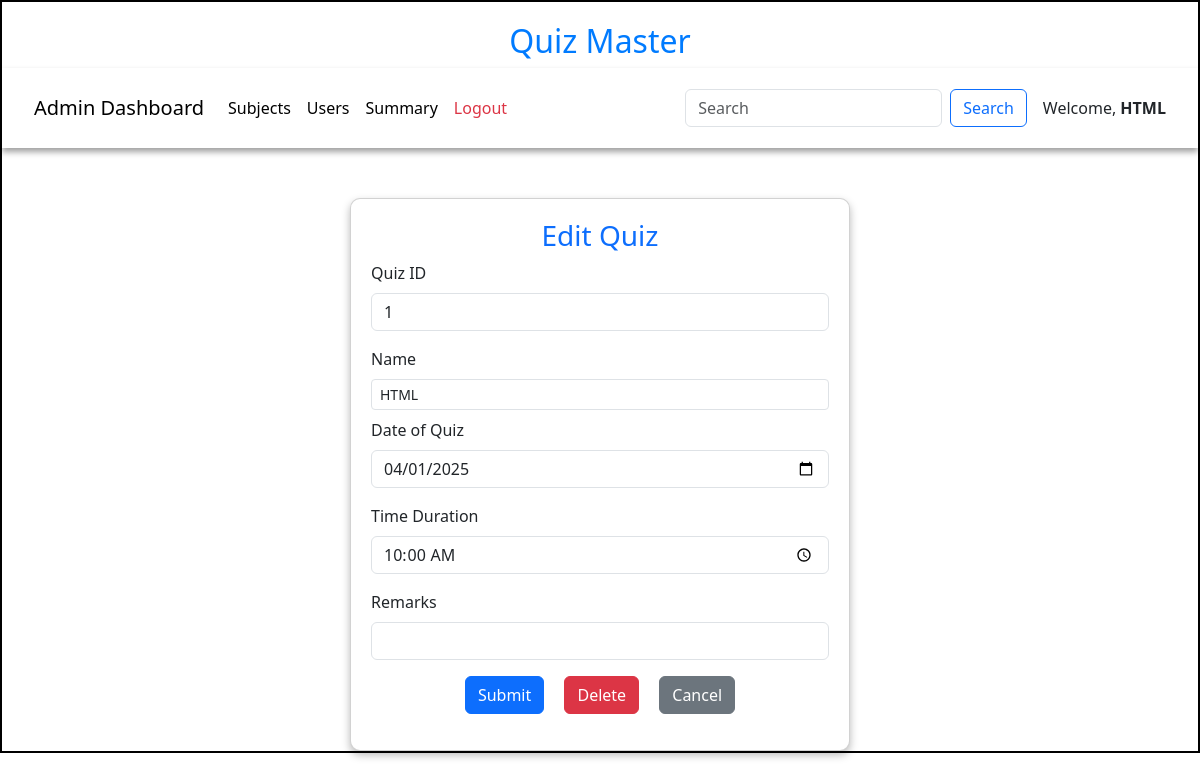
/edit_quiz/1/HTML, run on the app's committed database.
### models/models.py (models this page shows)
class Quiz(db.Model):
    id=db.Column(db.Integer,primary_key=True)
    name = db.Column(db.String,unique=True,nullable=False)
    Chapter_id = db.Column(db.Integer,db.ForeignKey("chapter.id"),nullable=False)
    date_of_quiz = db.Column(db.Date(),nullable=False)
    time_duration = db.Column(db.Time(),nullable =False)
    remarks=db.Column(db.String)
    scores= db.relationship("Score",cascade="all,delete",backref="quiz",lazy=True)
    questions = db.relationship("Question",cascade="all,delete",backref="quiz",lazy=True)

### controllers/controller.py (the view, shortened to what this page needs)
@app.route("/edit_quiz/<id>/<name>",methods=["GET","POST"])
def edit_quiz(id,name):
    today = datetime.today().date()
    quiz = get_quiz(id)
    return render_template("edit_quiz.html",quiz=quiz,name=name)

### controllers/controller.py (called while the page is built)
def  get_quiz(id):
    quiz = Quiz.query.filter_by(id=id).first()
    return quiz

### templates/edit_quiz.html (shortened to what this page needs)
<!DOCTYPE html>
<html lang="en">
<head>
    <link href="https://cdn.jsdelivr.net/npm/bootstrap@5.3.3/dist/css/bootstrap.min.css" rel="stylesheet">
    <link rel="stylesheet" href="/static/css/style.css">
</head>
<body>
    <div id="container">
        <h1 id="heading">Quiz Master</h1>
        <nav class="navbar navbar-expand-lg navbar-light bg-white">
            <div class="container-fluid">
                <a class="navbar-brand" >Admin Dashboard</a>
                <div class="collapse navbar-collapse" id="navbarNav">
                    <ul class="navbar-nav me-auto">
                        <li class="nav-item">
                            <a class="nav-link active" href="/admin/{{ name }}">Subjects</a>
                        </li>
                        <li class="nav-item">
                            <a class="nav-link active" href="/admin_users/{{name}}">Users</a>
                        </li>
                        <li class="nav-item">
                            <a class="nav-link active" href="/admin_summary/{{name}}">Summary</a>
                        </li>
                        <li class="nav-item">
                            <a class="nav-link text-danger" href="/login">Logout</a>
                        </li>
                    </ul>
                    <form class="d-flex" method="POST" action="#">
                        <input class="form-control me-2" type="search" placeholder="Search" name="search_txt" id="search_txt">
                        <button class="btn btn-outline-primary" type="submit">Search</button>
                    </form>
                </div>
                <span class="ms-3">Welcome, <strong>{{name}}</strong></span>
            </div>
        </nav>
        <div id="edit_quiz-panel" style="margin: auto;margin-top: 50px; width: 500px;">
            <div class="card">
                <h3 class="text-center text-primary">Edit Quiz</h3>
                <form action="/edit_quiz/{{quiz.id}}/{{name}}" method="POST">
                    <div class="mb-3">
                        <label for="quiz_id" class="form-label">Quiz ID</label>
                        <input type="number" class="form-control" id="quiz_id" name="quiz_id" value="{{quiz.id}}" readonly>
                    </div>
                    <div class="mb-2">
                        <label for="quiz_name" class="form-label">Name</label>
                        <input type="text" class="form-control form-control-sm" id="quiz_name" name="quiz_name" value="{{quiz.name}}">
                    </div>
                    <div class="mb-3">
                        <label for="date_of_quiz" class="form-label">Date of Quiz</label>
                        <input type="date" class="form-control" id="date_of_quiz" name="date_of_quiz" value="{{quiz.date_of_quiz}}" >
                    </div>
                    <div class="mb-3">
                        <label for="time_duration" class="form-label">Time Duration</label>
                        <input type="time" class="form-control" id="time_duration" name="time_duration" value="{{quiz.time_duration}}" >
                    </div>
                    <div class="mb-3">
                        <label for="remarks" class="form-label">Remarks</label>
                        <input type="text" class="form-control" id="remarks" name="remarks" value="{{quiz.remarks}}">
                    </div>
                    <div class="mb-3 text-center">
                        <button type="submit" class="btn btn-primary mx-2">Submit</button>
                        <a href="/delete_quiz/{{quiz.id}}/{{name}}" class="btn btn-danger mx-2">Delete</a>
                        <a href="/quiz_dashboard/{{name}}" class="btn btn-secondary mx-2">Cancel</a>
                    </div>
                </form>
            </div>
        </div>
    </div>
</body>
</html>

### static/css/style.css (style rules this page uses)
* { margin: 0px }
#container { border: 2px solid black; margin: auto; min-height: 729px; width: 100%; }
#heading { text-align: center; font-size: 2rem; margin-top: 20px; color: #007bff; }
.navbar { box-shadow: 0px 4px 6px rgba(0, 0, 0, 0.374); padding:20px; }
.card { box-shadow: 0px 4px 8px rgba(0, 0, 0, 0.280); transition: transform 0.2s ease-in-out; border-radius: 10px; padding: 20px; }

### data on the page
Quiz: name "HTML", quiz_id "1", quiz_name "HTML", date_of_quiz "04/01/2025", time_duration "10:00:00"
